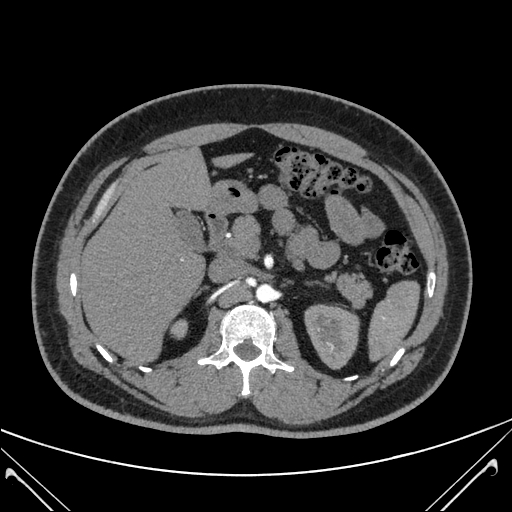
#> input picture CodeLab4/dataset/Abdomen (13).jpg, 512 x 512 px; its folder holds only this picture in this run
$ jupyter execute --allow-errors Lab4_feature_extraction_student.ipynb
#> lines starting #> are read from the running program, lines starting #| are printed output that depends on the picture
# CodeLab4 - Feature Extraction
Feature engineering is the art and science of selecting, transforming, and creating meaningful input features from raw data. Machine learning algorithms can extract valuable patterns and make accurate predictions. This exercise focuses on biomedical images derived from three distinct modalities: chest X-rays, abdomen and head CT scans.

Feature extraction tasks heavily rely on the type of data and the objective. For instance, object detection tasks rely on edge detection, blob detection, and shape descriptors. For more complex tasks, e.g., ML aided diagnosis of pneumonia, convolutional neural networks (CNN) are often employed due to their high performance in image processing. The multi-layer structure remains identical as in neural network, with the main difference being in the learned parameters, which are the kernel weights, as opposed to the neuron weights. Kernels are small windows (filters), which overlap to the input image/data. The element wise products between the kernel weights and the overlapping portion of the input image are added together to produce a new feature map. After each summation step, the filter slides to the next region of the image.

In this lab, you will use a set of selected biomedical images to classify and categorize the dataset. Meanwhile, the effect of the feature selection on the image dataset will be discussed. You will also tell the differences before and after feature engineering. Hyperparameter tuning is also an important factor in the training process of modern ML workflow. A grid search method will be deployed to find the optimal model parameters for this specific task.

Provide your answers in a report in PDF format that contains all the requested outputs and answers to the questions. You will obtain a Pass or Fail from each CodeLab, where a sufficient amount of work and answers are required for each part of the CodeLab. Missing parts and question answers will cause a Fail for the associated CodeLab. You do not have to submit the Jupyter Notebook, but TAs can request it after submission. Using LLM models is not prohibited, but the exact answers to written questions from different students will be regarded as plagiarism and automatic Fail. The report must be submitted to Brightspace before the deadline.

[cell 1]
import matplotlib.pyplot as plt
import matplotlib.image as mpimg
import random
import numpy as np

np.random.seed(42)
random.seed(42)

## Task A - Dataset preparation

This cell checks if a directory named "dataset" exists. If it does not exist, it opens the zip file named "dataset.zip" and extracts its contents into the "dataset" directory.

[cell 2]
import os
import zipfile

if not os.path.exists("dataset"):
    with zipfile.ZipFile("dataset.zip", "r") as zip_ref:
        zip_ref.extractall("dataset")
else:
    print("Dataset already exists, skipping unzip")

Create the path to the dataset folder by merging the current working directory and the folder name.
The variable `data_dir` that stores the path to a directory called `dataset\\` within the current working directory.

>**NOTE**: to run this cell in Vocareum/Google Colab/MacOS/Linux the directory name is `dataset/`, if you run it locally on Windows systems use `dataset\\`

[cell 3]
data_dir = os.path.join(os.getcwd(), 'dataset/')
print('Number of images in the dataset folder: ', len(os.listdir(data_dir)))

The folder should contain 400 items, if this is not the case, go back to jupyter interface, delete the dataset folder, and retry from the start of the notebook.

- A1) Complete the `load_data` function. It loads the data from the dataset folder. Four different classes are present in the dataset, and labels will be assigned according to their filenames. Make sure all three different formats of images are imported.
The function `fnmatch` is used to search for a specific string in the filenames, labels should be assigned as follows:
        Abdomen CT scans -> Class 0
        Brain CT scans -> Class 1
        Chest X-Rays normal -> Class 2
        Chest X-rays with pneumonia -> Class 3

[cell 4]
from fnmatch import fnmatch

def load_data(directory):
#> called with directory = 'CodeLab4/dataset/'
    images = []
    labels = []
    for filename in os.listdir(directory): ## iterate over each file in directory
        if filename.endswith(".jpg") or filename.endswith(".png") or filename.endswith(".jpeg"): ## check if it is an image
            img = mpimg.imread(directory + filename) ## read image
#> img is the input picture: shape (512, 512, 3); min 0, max 255, mean 49.8
            images.append(img)

        ## assign labels based on filename
        ## assign labels based on filename
        if fnmatch(filename, 'Abdomen *'):
            labels.append(0)  # Class 0 for Abdomen CT scans
        elif fnmatch(filename, 'Brain *'):
            labels.append(1)  # Class 1 for Brain CT scans
        elif fnmatch(filename, 'Chest normal *'):
            labels.append(2)  # Class 2 for Chest X-Rays normal
        elif fnmatch(filename, 'Chest Pneumonia *'):
            labels.append(3)  # Class 3 for Chest X-Rays with pneumonia
        else:
            raise ValueError('Unknown class: %s' % (filename))

    return images, np.asarray(labels)

- A2) Load the data using the `load_data()` function and verifiy the sizes of the dataset. It should create 400 samples and 400 labels.

[cell 5]
raw_images, labels = load_data(data_dir)
#> raw_images = 1 item; labels = [0]

num_images = len(raw_images)
#> num_images = 1
num_labels = len(labels)
#> num_labels = 1

print(f"Number of samples loaded: {num_images}")
#| Number of samples loaded: 1
print(f"Number of labels loaded: {num_labels}")
#| Number of labels loaded: 1

[cell 6]
# extra
label_counts = np.bincount(labels)
#> label_counts = [1]
for label, count in enumerate(label_counts):
    print(f"Number of samples with label {label}: {count}")
#> this loop made 1 pass
#> (label, count) on pass 1: (0, 1)
#> (printed output is left out)

- A3) Plot random images for each class in the same figure and put them in the report.

Hint: you can use the function `random.choice()` to pick from the indexes that correspond to a specific class (`np.where(condition)`)

[cell 7]
plt.figure(figsize=(7,7))
plt.suptitle('Sample images from each class',fontsize=15)

plt.subplot(2, 2, 1)
class_0_indices = np.where(labels == 0)[0]
#> class_0_indices = [0]
random_idx = random.choice(class_0_indices)
#> random_idx = 0
plt.imshow(raw_images[random_idx])
plt.title('Class 0 (Abdomen CT)', fontsize=10)

plt.subplot(2, 2, 2)
class_1_indices = np.where(labels == 1)[0]
#> class_1_indices = empty array
#> (the rest of this cell did not finish here and is left out)

As you can see, the images have different characteristics: some are RGB, some oethers are B&W, and all have varying shapes. For this reason you're going to resize them and convert them in grayscale.

The `convert_to_grayscale` function takes an image as input and converts it to grayscale using the `cv2.cvtColor` function from the OpenCV library. It uses the `cv2.COLOR_BGR2GRAY` flag to specify the conversion from BGR color space to grayscale. The function then returns the grayscale image.

Only the RGB images need to be converted to grayscale, otherwise cv2 will raise an error, so check for this verifying the shape of each image: RGB images can have 3 or 4 channels, one for each colour + transparency in the case of .png files.

The `resize_images_in_list` function takes a list of images and resizes each image to a specified target size. If the image has 3 or 4 channels (indicating it is a color image), it first converts the image to grayscale using the `convert_to_grayscale` function. Then, it resizes the image using the `cv2.resize` function and appends the resized image to a list. Finally, it returns the resized images as a numpy array. The default target size is set to (128,128) if no target size is specified.

[cell 8]
#conda install -c menpo opencv

[cell 9]
import cv2

[cell 10]
def convert_to_grayscale(image):
    return cv2.cvtColor(image, cv2.COLOR_BGR2GRAY) ## convert the image to grayscale

def resize_images_in_list(image_list, target_size=(128,128)): ## default target size is 128,128

#> called with target_size = (128, 128)
    resized_images=[]

    for image in image_list:    ## iterate through the list of images

        if image.shape[-1] == 3 or image.shape[-1] == 4: ## check if the last dimension of each image is 3 or 4
            image=convert_to_grayscale(image) ## if needed, convert the image to grayscale

        resized_image = cv2.resize(image, target_size) ## resize the image
        resized_images.append(resized_image) ## append the resized image to the list
#> this loop made 1 pass
#> pass 1, in resize_images_in_list, `resized_image = cv2.resize(image, target_size)`:
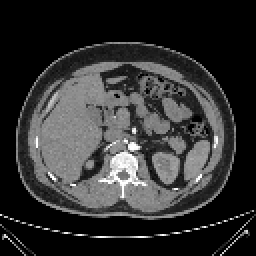
#> resized_image: shape (128, 128) (shown 2 times larger); min 0, max 255, mean 50
#> after the loop, resized_images = 1 item

    return np.array(resized_images) ## return the resized images as a numpy array

- A4) Resize the Image into (128,128) using the `resize_images_in_list` function

[cell 11]
resized_images = resize_images_in_list(raw_images)

- A5) Plot one random image for each class, after resizing and grayscale conversion, in the same figure and put them in the report. Write your observations.

[cell 12]
plt.figure(figsize=(7,7))
plt.suptitle('Sample images from each class (grayscale and resized)',fontsize=15)

plt.subplot(2, 2, 1)
class_0_indices = np.where(labels == 0)[0]
random_idx = random.choice(class_0_indices)
plt.imshow(resized_images[random_idx],cmap='gray')
plt.title('Class 0 (Abdomen CT)', fontsize=10)

plt.subplot(2, 2, 2)
class_1_indices = np.where(labels == 1)[0]
#> (the rest of this cell did not finish here and is left out)

## Task B - Kernels, Gradients and Convolution

Edge detection is a technique used in image processing to identify the boundaries between different objects in an image. It works by detecting sharp changes in brightness or color within an image. These changes are called edges and can be used to segment an image into different regions. Edge detection is often used as a preprocessing step for other computer vision tasks, such as object detection and image segmentation.

[cell 13]
matrix = np.array([[0,0,0,0,0,0],[0,1,1,1,1,0],[0,1,1,1,1,0],[0,1,1,1,1,0],[0,1,1,1,1,0],[0,0,0,0,0,0]])
print("Matrix:")
print(matrix)

Padding is a technique to increase the spatial dimensions of an input matrix by adding extra rows and columns of zeros around the edges of the input matrix.

Padding can prevents loss of information as after a convolution operations the output matrix is smaller than the original one. It can also help to prevent the edges of the input matrix from being ignored by convolution operations
We manually perform padding by adding a row and a column of zeros on all sides of the original matrix.

Look at the function called `manual_padding` that takes in a matrix as input and returns the padded matrix.

[cell 14]
# Perform manual padding by adding a row and a column of zeros on all sides
def manual_padding(matrix):
    padded_matrix = np.zeros((matrix.shape[0] + 2, matrix.shape[1] + 2), dtype=matrix.dtype)
    padded_matrix[1:-1, 1:-1] = matrix
    return padded_matrix

- B1) Using the given 4x4 matrix of integers to do a zero padding. Padding is made by adding a row and a column on all sides of the original matrix. Write the padded matrix in the report.

[cell 15]
padded_matrix = manual_padding(matrix)
print("Padded Matrix:")
print(padded_matrix)

Pooling operations are used to reduce the spatial dimensions of an input matrix while retaining the most important features. The most common types of pooling operations are max pooling and average pooling.

Max pooling takes the maximum value within a window of a given size and moves the window across the input matrix. This reduces the spatial dimensions of the input matrix while retaining the most important features.

Average pooling takes the average value within a window of a given size and moves the window across the input matrix. This also reduces the spatial dimensions of the input matrix while retaining the most important features.

Pooling operations can help to reduce the number of features used by a model, which can help to prevent overfitting and improve generalization.

Check the `max_pooling` function.

[cell 16]
def max_pooling(matrix):
    pool_size = 2
    pooled_matrix = np.zeros((matrix.shape[0] // pool_size + matrix.shape[0] % 2, matrix.shape[1] // pool_size + matrix.shape[1] % 2), dtype=matrix.dtype)
    for i in range(0, matrix.shape[0], pool_size):
        for j in range(0, matrix.shape[1], pool_size):
            window = matrix[i:i+pool_size, j:j+pool_size]
            max_value = np.max(window)
            pooled_matrix[i//pool_size, j//pool_size] = max_value
    return pooled_matrix

- B2) Using the padded matrix you obtained in the last step, perform max pooling with a 2x2 window using the given “max_pooling”. Write down the pooling matrix in the report.

[cell 17]
max_pooled_matrix = max_pooling(padded_matrix)
print("Max Pooled Matrix:")
print(max_pooled_matrix)

The code is defining two Sobel kernels for horizontal and vertical edge detection. These kernels are used in image processing to detect edges in an image. The horizontal Sobel kernel is used to detect horizontal edges, while the vertical Sobel kernel is used to detect vertical edges. These kernels are applied to an image using convolution to highlight the edges in the image.

[cell 18]
sobel_kernel_horizontal = np.array([[-1, 0, 1],
                                    [-2, 0, 2],
                                    [-1, 0, 1]])

sobel_kernel_vertical = np.array([[-1, -2, -1],
                                  [0, 0, 0],
                                  [1, 2, 1]])

The code defines a function called `convolution` that performs convolution between an input image and a given kernel.

[cell 19]
def convolution(image, kernel):
    # Get the dimensions of the image and kernel
    image_height, image_width = image.shape
    kernel_height, kernel_width = kernel.shape

    # Create an output image with the same dimensions as the input image
    output_image = np.zeros_like(image)

    # Pad the input image to handle boundary pixels
    padding = kernel_width // 2
    padded_image = np.pad(image, ((padding, padding), (padding, padding)), mode='constant')

    # Perform convolution
    for i in range(image_height):
        for j in range(image_width):
            # Extract the region of interest (ROI) from the padded image
            roi = padded_image[i:i+kernel_height, j:j+kernel_width]

            # Compute the convolution result and store it in the output image
            output_image[i, j] = np.sum(roi * kernel)

    return np.array(output_image, dtype=np.float32)

- B3) Sobel filter is a commonly used filter in image processing. The purpose of using a sobel filter is to extract both the vertical and horizontal edges of the image. The fundamental operation of the sobel filter is convolution. Given both the vertical and horizontal Sobel kernel, Use the convolution function to apply the two kernels to detect the edges.
“gradient_x” is the result of convolution of sobel horizontal kernel while “gradient_y” is the result of the sobel vertical kernel.
- B4) Calculate the magnitude of the gradient and its orientation. NOTE: `np.arctan2()` returns a value in radians, convert it to degrees.

[cell 20]
gradient_x = convolution(max_pooled_matrix, sobel_kernel_horizontal)
gradient_y = convolution(max_pooled_matrix, sobel_kernel_vertical)
abs_gradient = np.sqrt(gradient_x**2 + gradient_y**2)
angle_gradient = np.arctan2(gradient_y, gradient_x)
angle_gradient = np.degrees(angle_gradient) #converted to degrees

- B5) Plot the original matrix and the results obtained in the step before in a single plot (1x5 subfigures)
HINT: you can use any colormap for the gradients, for the angles plot use `cmap='twilight'` and plot the colorbar. Provide all figures in the report.

[cell 21]
plt.figure(figsize=(15,5))
plt.suptitle('Gradient Images',fontsize=15)

plt.subplot(1,5,1)
plt.imshow(max_pooled_matrix, cmap='gray')
plt.title('Original Matrix', fontsize=12)

plt.subplot(1, 5, 2)
plt.imshow(gradient_x, cmap='gray')
plt.title('Gradient X', fontsize=12)

plt.subplot(1, 5, 3)
plt.imshow(gradient_y, cmap='gray')
plt.title('Gradient Y', fontsize=12)

plt.subplot(1, 5, 4)
plt.imshow(abs_gradient, cmap='gray')
plt.title('Gradient Magnitude', fontsize=12)

plt.subplot(1, 5, 5)
img = plt.imshow(angle_gradient, cmap='twilight')
plt.title('Gradient Orientation', fontsize=12)
plt.colorbar(img)

plt.savefig("task2_5images.png",bbox_inches = 'tight')
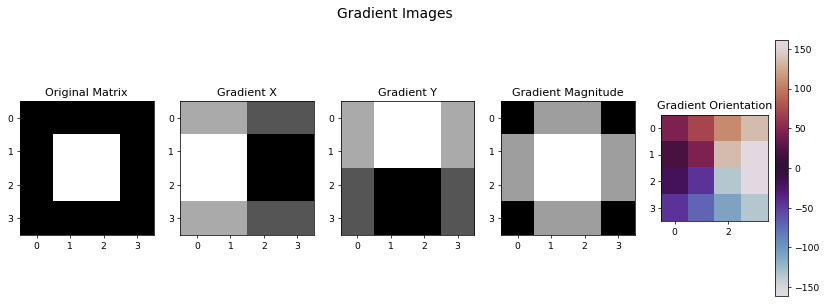
#> figure drawn by matplotlib, 6 panels
plt.show()

Using the  `mpimg.imread()` function, load the "airplane.tiff" image file and:
- B7) compute the horizontal and vertical gradients
- B8) compute the the magnitude of the gradient and its orientation
- B9) perform max pooling on the image and repeat the previous steps (gradients, magnitudes, orientations).

[cell 22]
image = mpimg.imread("airplane.tiff")
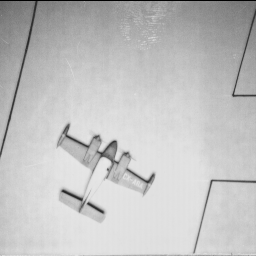
#> input picture CodeLab4/airplane.tiff, 256 x 256 px
#> image is the input picture: shape (256, 256); min 0, max 232, mean 193.6

grad_x = convolution(image, sobel_kernel_horizontal)
#> in convolution (call 3), `padded_image = np.pad(image, ((padding, padding), (padding, padding)),..`:
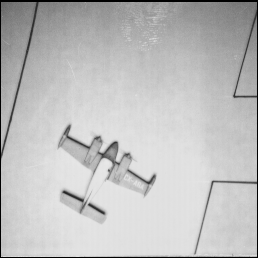
#> padded_image: shape (258, 258); min 0, max 232, mean 190.6
#> after the loop in convolution (call 3), `for i in range(image_height):`:
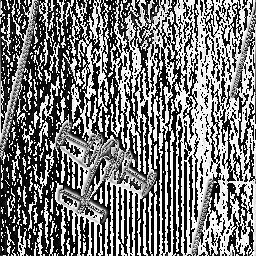
#> output_image: shape (256, 256); min 0, max 255, mean 122.4
grad_y = convolution(image, sobel_kernel_vertical)
#> after the loop in convolution (call 4), `for i in range(image_height):`:
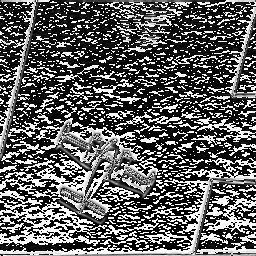
#> output_image: shape (256, 256); min 0, max 255, mean 96.6
abs_grad = np.sqrt(grad_x**2 + grad_y**2)
#> (the rest of the program and of its run is left out)
